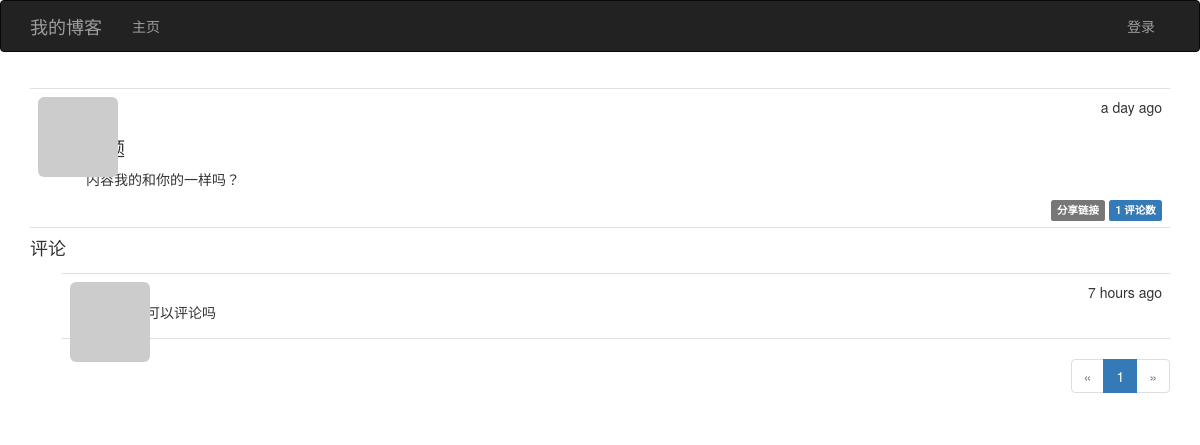
Before: /post/308 with the older database file.
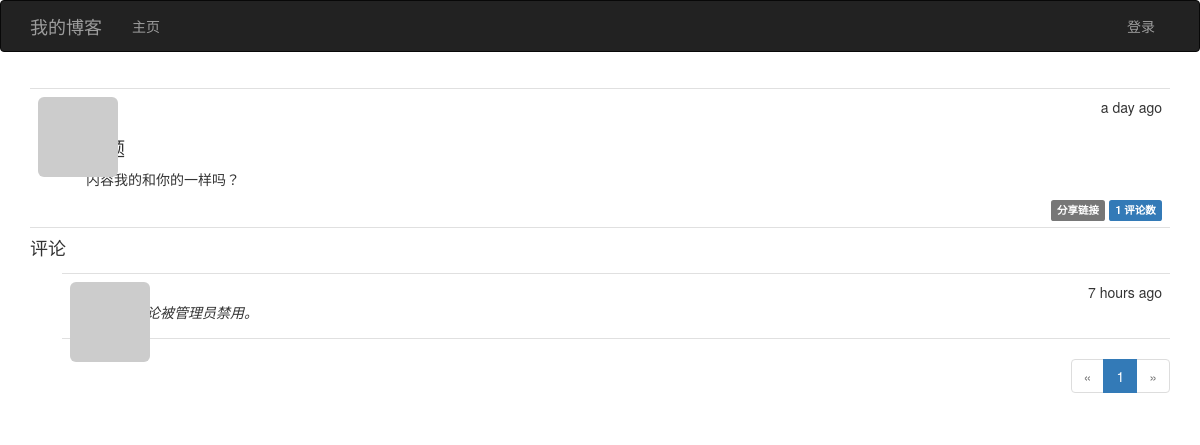
After: the same page with the newer database file.
### app/models.py (models this page shows, shortened)
class Comment(db.Model):
    __tablename__ = 'comments'
    id = db.Column(db.Integer, primary_key=True)
    body = db.Column(db.Text)
    body_html = db.Column(db.Text)
    timestamp = db.Column(db.DateTime, index=True, default=datetime.utcnow)
    author_id = db.Column(db.Integer, db.ForeignKey('users.id'))
    post_id = db.Column(db.Integer, db.ForeignKey('posts.id'))
    disabled = db.Column(db.Boolean)

### app/main/views.py (the view)
@main.route('/post/<int:id>', methods=['GET', 'POST'])
def post(id):
    pt = Post.query.get_or_404(id)
    form = CommentForm()
    if form.validate_on_submit():
        comment = Comment(body=form.body.data, author=current_user._get_current_object(), post=pt)
        db.session.add(comment)
        db.session.commit()
        flash('评论成功。')
        return redirect(url_for('.post', id=pt.id, page=-1))
    page = request.args.get('page', 1, type=int)
    if page == -1:
        page = (pt.comments.count() - 1) // current_app.config['FLASKY_COMMENTS_PER_PAGE'] + 1
    pagination = pt.comments.order_by(Comment.timestamp.asc()).paginate(page=page, per_page=current_app.config['FLASKY_COMMENTS_PER_PAGE'], error_out=False)
    comments = pagination.items
    return render_template('post.html', posts=[pt], form=form, comments=comments, pagination=pagination)

### app/auth/views.py (called while the page is built)
@auth.before_app_request
def before_request():
    if current_user.is_authenticated:
        current_user.ping()  # 更新已登录用户的访问时间
        if not current_user.confirmed and request.blueprint != 'auth' and request.endpoint != 'static':
            return redirect(url_for('auth.unconfirmed'))

### app/main/__init__.py (called while the page is built)
@main.app_context_processor
def inject_permissions():
    return dict(Permission=Permission)

### app/models.py (called while the page is built)
    def gravatar_hash(self):
        return hashlib.md5(self.email.lower().encode('utf-8')).hexdigest()

    def gravatar(self, size=100, default='identicon', rating='g'):
        url = 'https://secure.gravatar.com/avatar'
        hash = self.avatar_hash or self.gravatar_hash()
        return '{url}/{hash}?s={size}&d={default}&r={rating}'.format(
            url=url, hash=hash, size=size, default=default, rating=rating)

    def can(self, permissons):
        return False

    def is_administrator(self):
        return False

### app/templates/post.html (shortened to what this page needs)
{% extends "base.html" %}
{% import "bootstrap/wtf.html" as wtf %}
{% import "_macros.html" as macros %}
{% block page_content %}
{% include '_posts.html' %}
<h4 id="comments">评论</h4>
{% include '_comments.html' %}
{% if pagination %}
<div class="pagination">
    {{ macros.pagination_widget(pagination, '.post', id=posts[0].id, fragment='#comments') }}
</div>
{% endif %}
{% endblock %}

### app/templates/_comments.html (shortened to what this page needs)
<ul class="comments">
    {% for comment in comments %}
    <li class="comment">
        <div class="comment-thumbnail">
            <a href="{{ url_for('.user', username=comment.author.username) }}">
                <img class="img-rounded profile-thumbnail" src="{{ comment.author.gravatar(size=40) }}">
            </a>
        </div>
        <div class="comment-content">
            <div class="comment-date">{{ moment(comment.timestamp).fromNow() }}</div>
            <div class="comment-author"><a href="{{ url_for('.user', username=comment.author.username) }}">{{ comment.author.username }}</a></div>
            <div class="comment-body">
                {% if comment.disabled %}
                <p><i>此评论被管理员禁用。</i></p>
                {% endif %}
                {% if moderate or not comment.disabled %}
                    {% if comment.body_html %}
                        {{ comment.body_html | safe }}
                    {% else %}
                        {{ comment.body }}
                    {% endif %}
                {% endif %}
            </div>
        </div>
    </li>
    {% endfor %}
</ul>

Changed rows visible on the page:
changed Comment: body_html "自己可以评论吗" → (not shown); now shows "此评论被管理员禁用。"
